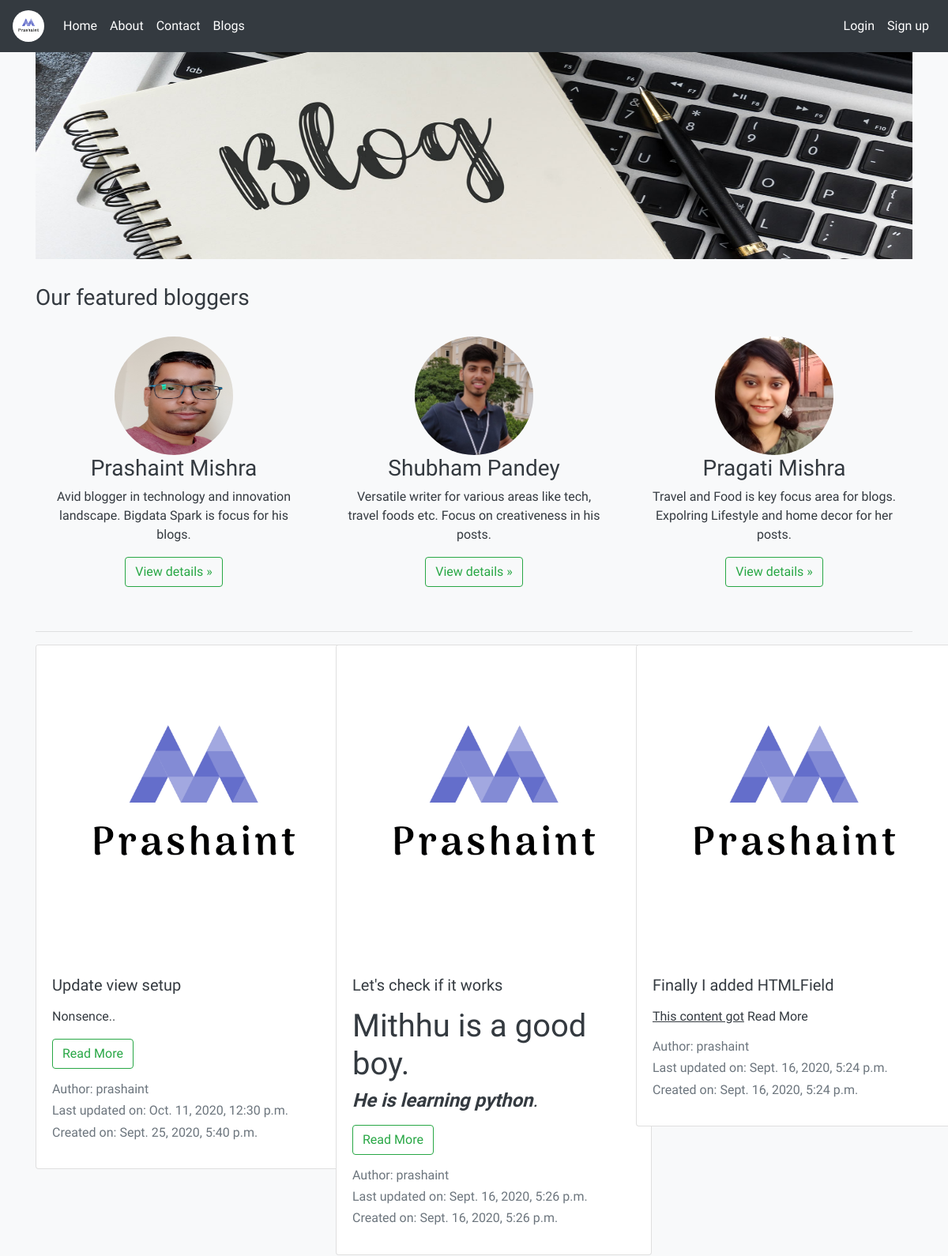
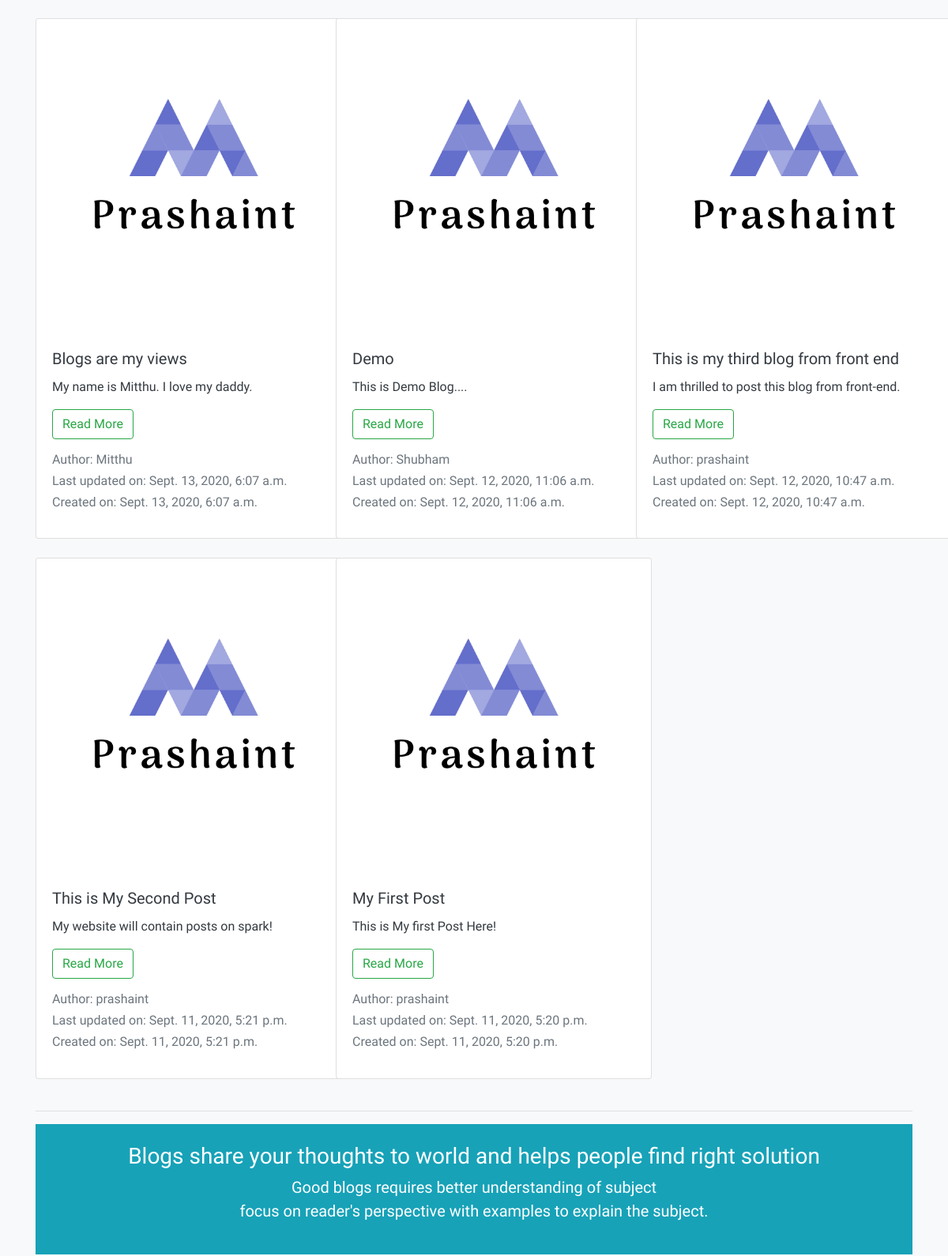
The app's page /blogs/ (upper part), older data (2 pictures, top to bottom).
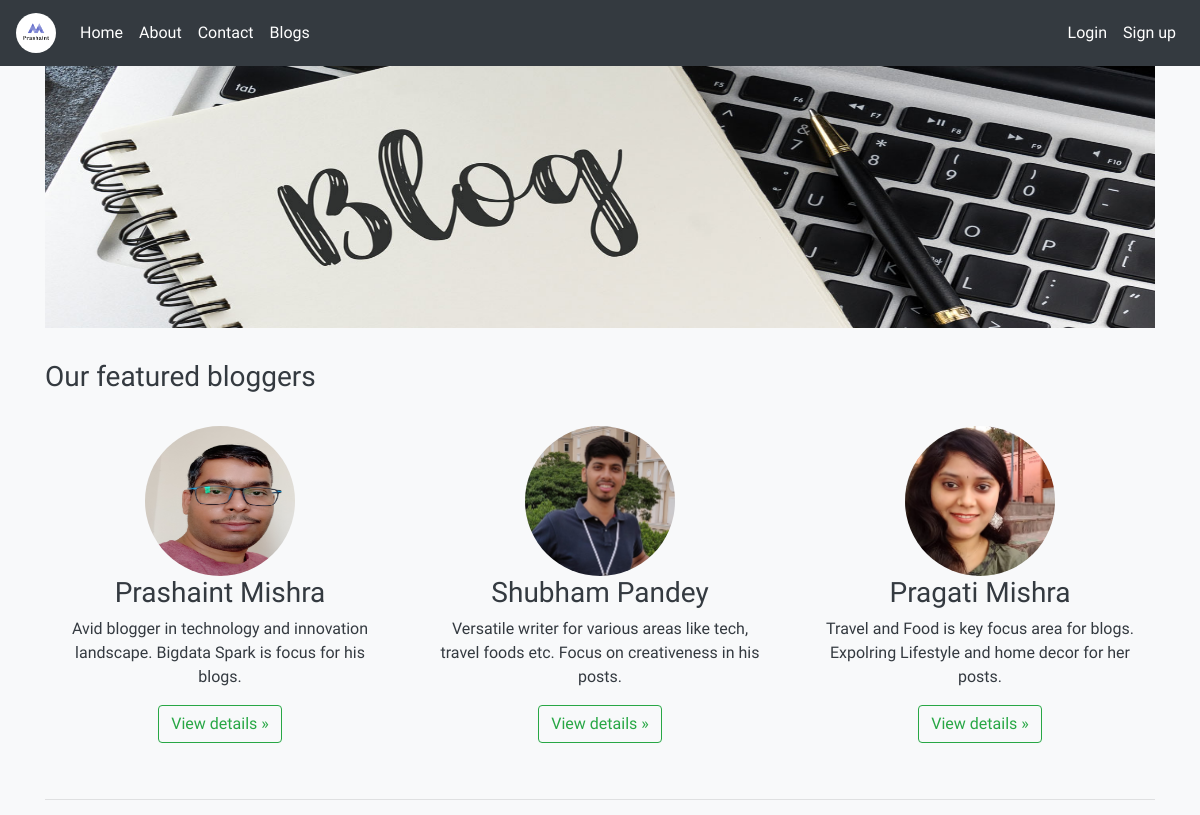
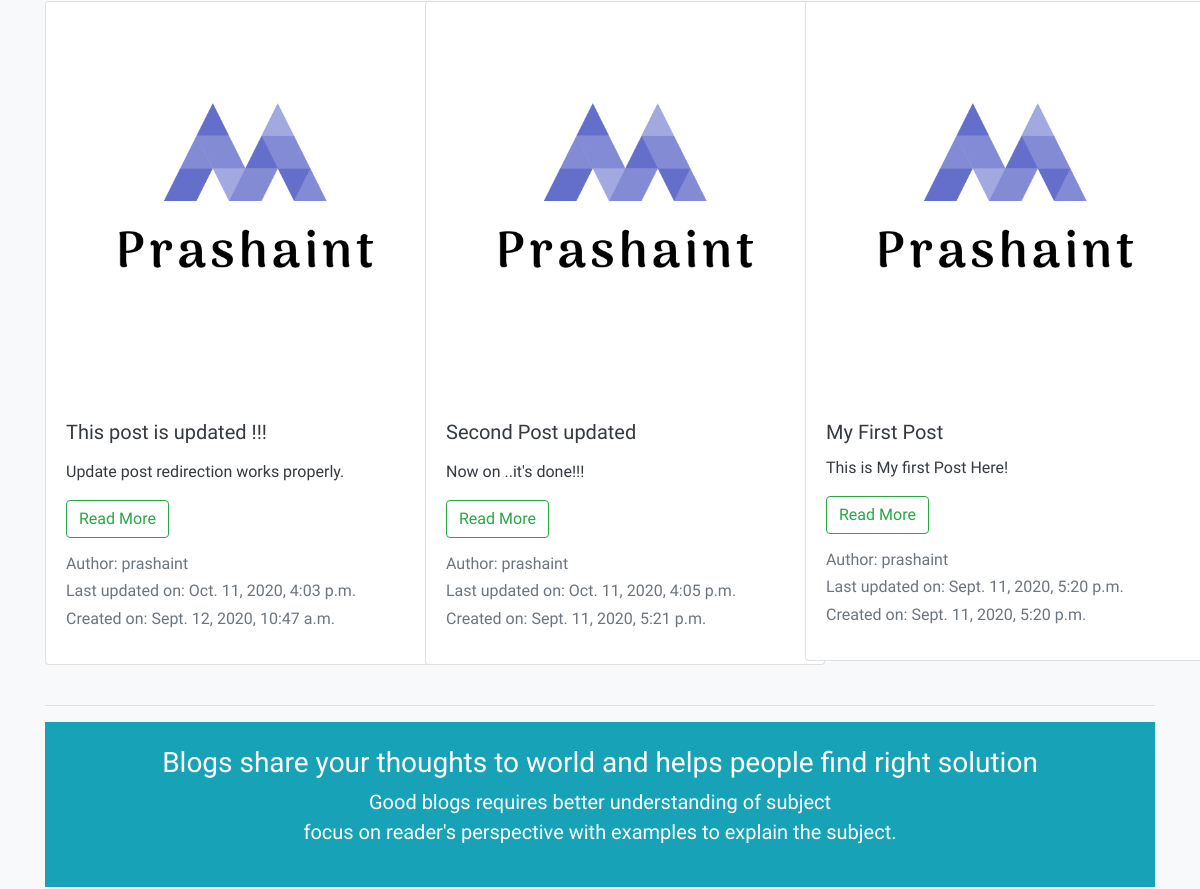
The same page, newer data (2 pictures, top to bottom).
### blogs/models.py (models this page shows, shortened)
class BlogPost(models.Model):
    title = models.CharField(max_length=200, unique=True)
    author = models.ForeignKey(User, on_delete=models.CASCADE, related_name='blog_author')
    category = models.CharField(max_length=200, default="undefined")
    updated_on = models.DateTimeField(auto_now=True)
    content = HTMLField()
    created_on = models.DateTimeField(auto_now_add=True)
    status = models.IntegerField(choices=STATUS, default=0)
    class Meta:
        ordering = ['-created_on']

### blogs/views.py (the view)
# urls.py: path('', HomeView.as_view(), name='tech_blogs'),
class HomeView(ListView):
	model = BlogPost
	template_name = 'blogs/tech_blogs.html'

### blogs/templates/blogs/tech_blogs.html (shortened to what this page needs)
{% extends 'blogs/base.html' %}
{% block content %}
{% load static %}
  <div class="container marketing">
  <h3>Our featured bloggers</h3><br>
    <div class="row">
      <div class="col-lg-4">
        <img src="{% static '/prashaint.jpg' %}" class="rounded-circle" alt="Prashaint" width="150" height="150">
        <h3>Prashaint Mishra</h3>
        <p>Avid blogger in technology and innovation landscape. Bigdata Spark is focus for his blogs.</p>
        <p><a class="btn btn-outline-success" href="#" role="button">View details &raquo;</a></p>
      </div>
      <div class="col-lg-4">
        <img src="{% static '/shubham.jpg' %}" class="rounded-circle" alt="Prashaint" width="150" height="150">
        <h3>Shubham Pandey</h3>
        <p>Versatile writer for various areas like tech, travel foods etc. Focus on creativeness in his posts.</p>
        <p><a class="btn btn-outline-success" href="#" role="button">View details &raquo;</a></p>
      </div>
      <div class="col-lg-4">
        <img src="{% static '/pragati.jpg' %}" class="rounded-circle" alt="Prashaint" width="150" height="150">
        <h3>Pragati Mishra</h3>
        <p>Travel and Food is key focus area for blogs. Expolring Lifestyle and home decor for her posts.</p>
        <p><a class="btn btn-outline-success" href="#" role="button">View details &raquo;</a></p>
      </div>
    </div>
    <hr class="featurette-divider">
<div class="row row-cols-1 row-cols-md-3">
{% for blog in object_list %}
<div class="col mb-4">
  <div class="card bg-gradient-light text-dark" style="width: 25rem;">
    <img src="{% static '/logo.png' %}" class="card-img-top" alt="card-img">
    <div class="card-body">
      <h5 class="card-title">{{ blog.title }}</h5>
      <p class="card-text">{{ blog.content | slice:":100" | safe }}</p>
      <p><a class="btn btn-outline-success" href="{% url 'blogs:details' blog.id %}" role="button">Read More</a></p>
      <p class="text-muted">
        <h6><span class="text-muted">Author: {{ blog.author }}</span></h6>
        <h6><span class="text-muted">Last updated on: {{ blog.updated_on }}</span></h6>
        <h6><span class="text-muted">Created on: {{ blog.created_on }}</span></h6>
      </p>
    </div>
  </div>
</div>
{% endfor %}
</div>
<hr class="featurette-divider">
<div class="container-sm mt-3 text-center bg-info text-white">
  <br>
  <h3 class="display-6">Blogs share your thoughts to world and helps people find right solution</h1>
  <p class="lead">Good blogs requires better understanding of subject<br>focus on reader's perspective with examples to explain the subject.  </p>
  <br>
</div>
  </div>
{% endblock %}

### blogs/templates/blogs/base.html (shortened to what this page needs)
{% load static %}
<!doctype html>
<html lang="en">
  <head>
    <link rel="stylesheet" href="https://stackpath.bootstrapcdn.com/bootstrap/4.5.0/css/bootstrap.min.css">
    <link rel="stylesheet" href="https://maxcdn.bootstrapcdn.com/font-awesome/4.7.0/css/font-awesome.min.css">
    <link rel="stylesheet" type="text/css" href="{% static '/custom.css' %}"/>
    <link href="{% static '/carousel.css' %}" rel="stylesheet">
  </head>
  <body class="bg-light text-dark">
    <header>
  <nav class="navbar navbar-expand-lg navbar-dark bg-dark text-white fixed-top">
    <a class="navbar-brand" href="{% url 'home' %}">
      <img class="rounded-circle" src="{% static '/logo.png' %}" alt="Logo" style="width:40px;">
    </a>
    <div class="collapse navbar-collapse" id="navbarCollapse">
      <ul class="navbar-nav mr-auto">
        <li class="nav-item">
          <a class="nav-link text-white" href="{% url 'home' %}">Home</a>
        </li>
        <li class="nav-item">
          <a class="nav-link text-white" href="{% url 'about' %}">About</a>
        </li>
        <li class="nav-item">
          <a class="nav-link text-white" href="{% url 'about' %}#contactme">Contact</a>
        </li>
        <li class="nav-item">
          <a class="nav-link text-white" href="{% url 'blogs:tech_blogs' %}">Blogs</a>
        </li>
      </ul>
        {% if user.is_authenticated %}
        <ul class="navbar-nav ml-auto">
        <li class="nav-item" >
            <a class="nav-link text-white" href="{% url 'blogs:new_blog_post' %}">Post New Blog</a>
        </li>
        <li class="nav-item" >
          <a class="nav-link text-white" href="{% url 'blogs:curr_user_blogs' %}">{{ user.username }} </a>
        </li>
        <li class="nav-item">
          <form action="{% url 'blogs:user_logout' %}" method="POST">
            {% csrf_token %}
            <button class="btn btn-outline-light" type="submit">Logout</button>
          </form>
        </li>
      </ul>
        {% else %}
        <ul class="navbar-nav ml-auto">
        <li class="nav-item">
          <a class="nav-link text-white" href="{% url 'blogs:user_login' %}">Login</a>
        </li>
        <li class="nav-item">
          <a class="nav-link text-white" href="{% url 'blogs:user_signup' %}">Sign up</a>
        </li>
      </ul>
        {% endif %}
    </div>
  </nav>
  <div class="container-lg mt-3 text-center text-info">
    <div class="jumbotron jumbotron-fluid bg-dark text-white" style="background-image: url({% static '/blogging_banner.jpg' %}); background-size: 100% 100%;">
      <div class="container-sm mt-3 text-center text-info">
      <br><br><br><br><br>
      </div>
    </div>
  </div>
</header>
<main role="main">
{% block content %}{% endblock %}
</main>
</html>

### portfolio/static/custom.css (style rules this page uses)
body { background: #f0e9e9; background-color: blanchedalmond; font-family: 'Varela Round', sans-serif; }

### portfolio/static/carousel.css (style rules this page uses)
body { padding-top: 3rem; padding-bottom: 3rem; color: #f3dede; }
.marketing .col-lg-4 { margin-bottom: 1.5rem; text-align: center; }
.marketing .col-lg-4 p { margin-right: .75rem; margin-left: .75rem; }
.featurette-divider { margin: rem 0; }

Row changes from the older to the newer data that the page shows:
removed BlogPost: title "Update view setup", content "Nonsence..", author "prashaint", updated_on "Oct. 11, 2020, 12:30 p.m.", created_on "Sept. 25, 2020, 5:40 p.m."
removed BlogPost: title "Let's check if it works", content "Mithhu is a good boy. He is learning python .", author "prashaint", updated_on "Sept. 16, 2020, 5:26 p.m.", created_on "Sept. 16, 2020, 5:26 p.m."
removed BlogPost: title "Finally I added HTMLField", content "This content got", author "prashaint", updated_on "Sept. 16, 2020, 5:24 p.m.", created_on "Sept. 16, 2020, 5:24 p.m."
removed BlogPost: title "Blogs are my views", content "My name is Mitthu. I love my daddy.", author "Mitthu", updated_on "Sept. 13, 2020, 6:07 a.m.", created_on "Sept. 13, 2020, 6:07 a.m."
removed BlogPost: title "Demo", content "This is Demo Blog....", author "Shubham", updated_on "Sept. 12, 2020, 11:06 a.m.", created_on "Sept. 12, 2020, 11:06 a.m."
changed BlogPost: title "This is my third blog from front end" → "This post is updated !!!"; content "I am thrilled to post this blog from front-end." → "Update post redirection works properly."; updated_on "Sept. 12, 2020, 10:47 a.m." → "Oct. 11, 2020, 4:03 p.m."
changed BlogPost: title "This is My Second Post" → "Second Post updated"; content "My website will contain posts on spark!" → "Now on ..it's done!!!"; updated_on "Sept. 11, 2020, 5:21 p.m." → "Oct. 11, 2020, 4:05 p.m."
